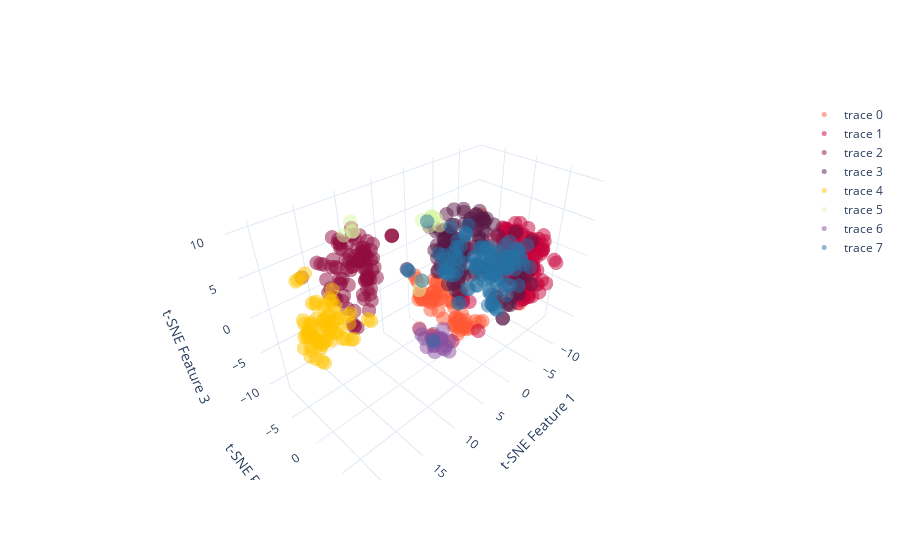

Notebook cell for this chart:
### Markdown cell above
### Transformed feature space
How 'good' are cities separated?

### Code cell
from sklearn.manifold import TSNE
tsne = TSNE(n_components=3, random_state=42)
tsne_features = tsne.fit_transform(normalized_features)
# # Create a 3D scatter plot for t-SNE visualization
layout = go.Layout(
    showlegend=True,
    scene=go.Scene(
        xaxis=go.XAxis(title='t-SNE Feature 1'),
        yaxis=go.YAxis(title='t-SNE Feature 2'),
        zaxis=go.ZAxis(title='t-SNE Feature 3')
    )
)

figure3 = go.Figure(layout=layout)

for cluster_label, color in zip(range(k_controller.value), cmap_hex[:k_controller.value]):
    # Filter data points belonging to the current cluster
    cluster_indices = np.where(cluster_df.cluster == cluster_label)[0]
    figure3.add_trace(go.Scatter3d(x=tsne_features[cluster_indices, 0], y=tsne_features[cluster_indices, 1], z=tsne_features[cluster_indices, 2],
                                   mode='markers',
                                   marker=dict(size=5,
                                               color=color,
                                               opacity=0.5,)))

figure3.show()
